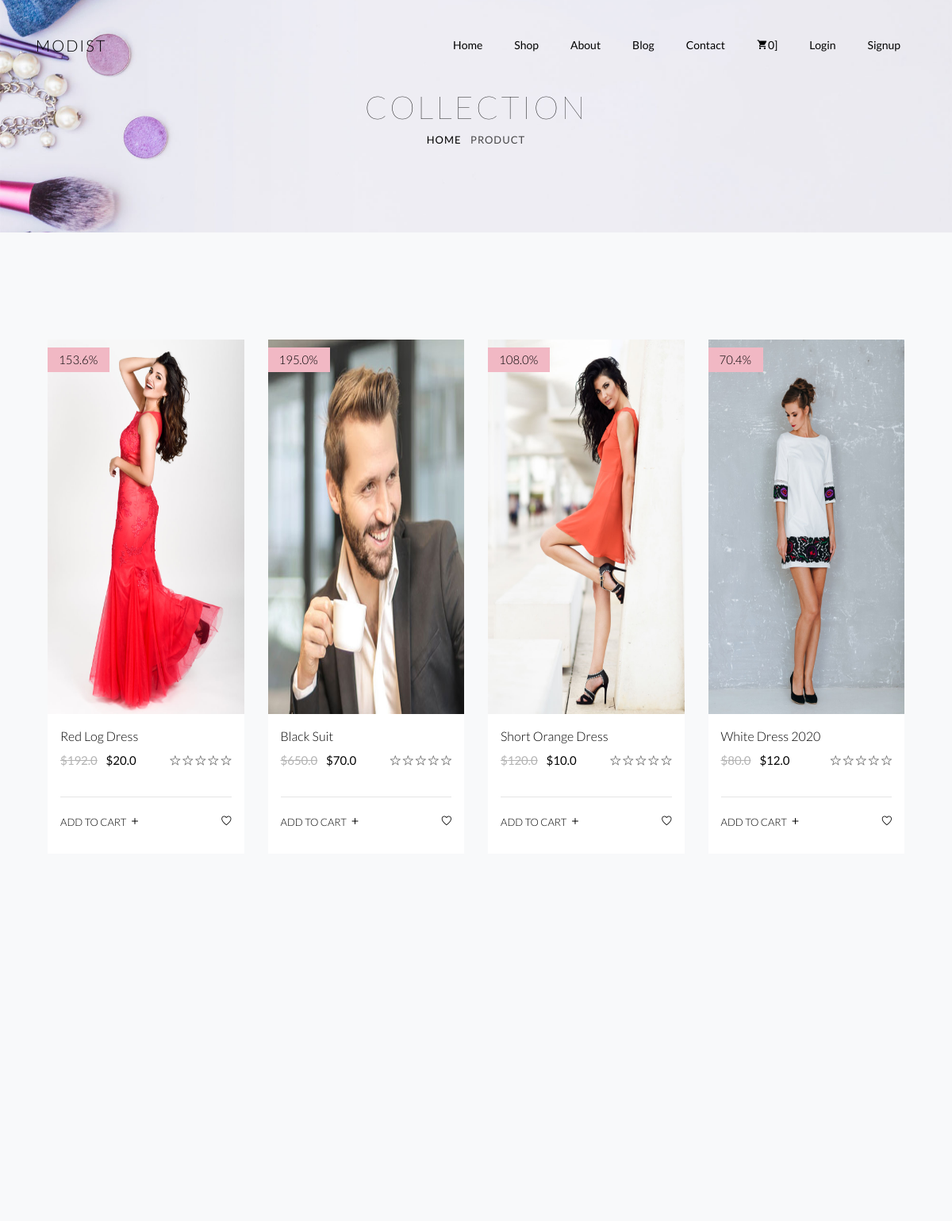
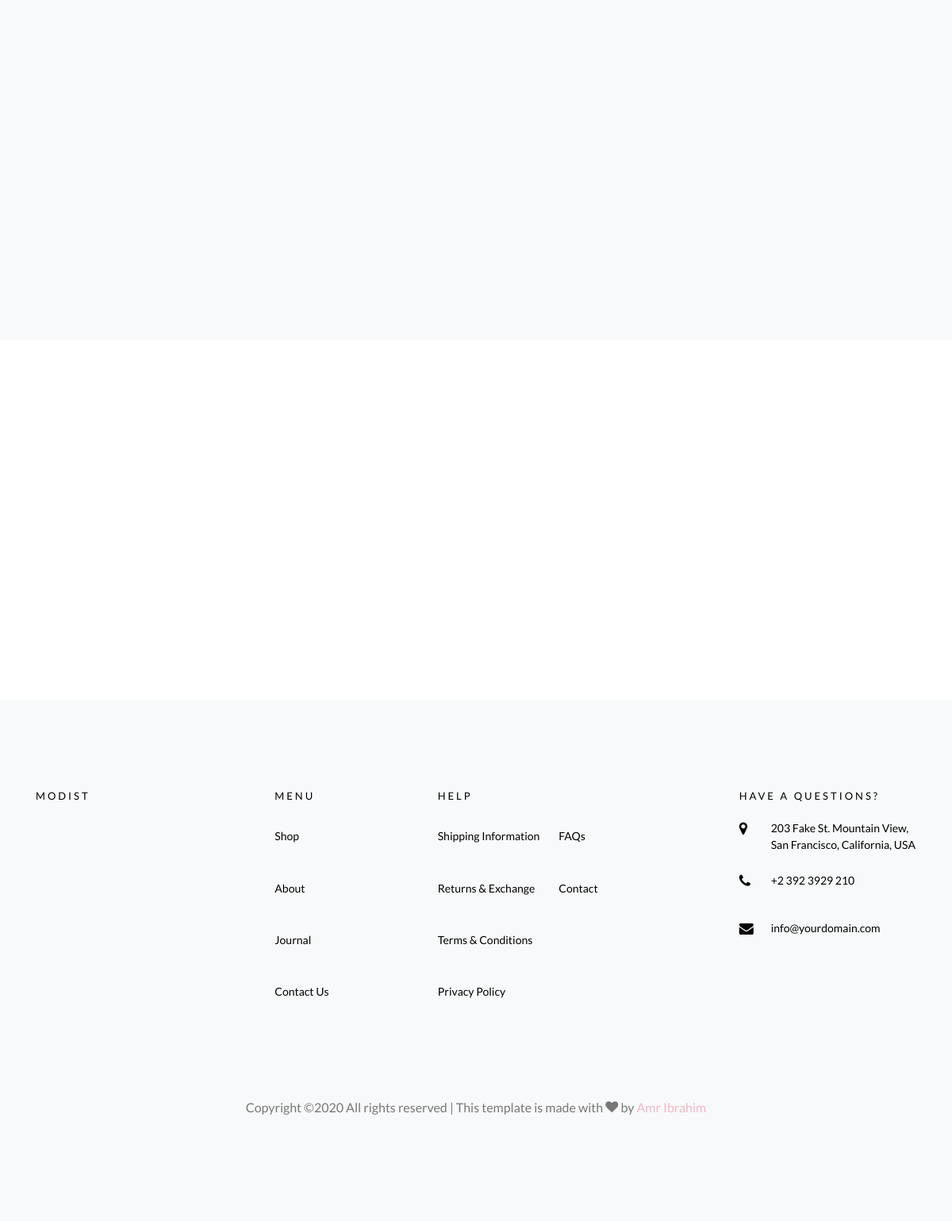
The app's page /shop/ with its own data (2 pictures, top to bottom).
### products/models.py (models this page shows, shortened)
class Product(models.Model):
    title = models.CharField(max_length=150)
    description = models.TextField()
    price = models.FloatField()
    discount_price = models.FloatField(blank=True, null=True)
    image = models.ImageField(upload_to=product_directory_path)
    slug = models.SlugField(null=True, blank=True)
    timestamp = models.DateTimeField(auto_now_add=True)
    Updated = models.DateTimeField(auto_now=True)
    category = models.ManyToManyField(Category)
    sizes = models.ManyToManyField(ProductSizes)
    rating = models.IntegerField(validators=[MinValueValidator(1), MaxValueValidator(5)], null=True, blank=True)
    views = models.IntegerField(default=0)
    purchasing = models.IntegerField(default=0)
    def get_absolute_url(self):
        return reverse("product", kwargs={'slug': self.slug})
    def add_to_cart(self):
        return reverse("cart:add-to-cart", kwargs={'slug': self.slug})
    def get_descount_prec(self):
        return self.price - (self.price * self.discount_price / 100)

### products/views.py (the view)
# urls.py: path('shop/', Shop.as_view(), name='shop'),
class Shop(ListView):
    model = Product
    paginate_by = 8
    template_name = "shop.html"
    context_object_name = "products"

### orders/templatetags/cart_template_tags.py (called while the page is built)
@register.filter
def cart_item_count(user):
    if user.is_authenticated:
        qs = Order.objects.filter(user__email=user.email, ordered=False)
        if qs.exists():
            return qs[0].items.count()
    return 0

### templates/shop.html (shortened to what this page needs)
{% extends 'base.html' %}
{% block body %}
<div class="hero-wrap hero-bread" style="background-image: url('images/bg_6.jpg');">
      <div class="container">
        <div class="row no-gutters slider-text align-items-center justify-content-center">
          <div class="col-md-9 ftco-animate text-center">
            <h1 class="mb-0 bread">Collection</h1>
            <p class="breadcrumbs"><span class="mr-2"><a href="/">Home</a></span> <span>Product</span></p>
          </div>
        </div>
      </div>
    </div>
		<section class="ftco-section bg-light">
    	<div class="container-fluid">
    		<div class="row">
				{% for product in products %}
    			<div class="col-sm col-md-6 col-lg-3 ftco-animate">
    				<div class="product">
    					<a href="{{ product.get_absolute_url }}" class="img-prod"><img class="img-fluid" src="{{ product.image.url }}" alt="Colorlib Template">
							{% if product.discount_price %}
							<span class="status">{{product.get_descount_prec}}%</span>
							{% endif %}
    					</a>
    					<div class="text py-3 px-3">
    						<h3><a href="{{ product.get_absolute_url }}">{{ product.title }}</a></h3>
    						<div class="d-flex">
    							<div class="pricing">
									<p class="price">
										{% if product.discount_price %}
										<span class="mr-2 price-dc">${{product.price}}</span>
										<span class="price-sale">${{product.discount_price}}</span>
										{% else %}
										<span class="mr-2 price-sale">${{product.price}}</span>
										{% endif %}
									</p>
		    					</div>
		    					<div class="rating">
	    							<p class="text-right">
	    								<span class="ion-ios-star-outline"></span>
	    								<span class="ion-ios-star-outline"></span>
	    								<span class="ion-ios-star-outline"></span>
	    								<span class="ion-ios-star-outline"></span>
	    								<span class="ion-ios-star-outline"></span>
	    							</p>
	    						</div>
	    					</div>
	    					<hr>
    						<p class="bottom-area d-flex">
    							<a href="{{ product.add_to_cart }}" class="add-to-cart"><span>Add to cart <i class="ion-ios-add ml-1"></i></span></a>
    							<a href="#" class="ml-auto"><span><i class="ion-ios-heart-empty"></i></span></a>
    						</p>
    					</div>
    				</div>
    			</div>
    			{% endfor %}
    		</div>
    		<div class="row mt-5">
          <div class="col text-center">
          </div>
        </div>
    	</div>
    </section>
		<section class="ftco-section-parallax">
      <div class="parallax-img d-flex align-items-center">
        <div class="container">
          <div class="row d-flex justify-content-center py-5">
          </div>
        </div>
      </div>
    </section>
{% endblock %}

### templates/base.html (shortened to what this page needs)
{% load static %}
<!DOCTYPE html>
<html lang="en">
  <head>
    {% include 'head.html' %}
  </head>
  <body>
    {% include 'navbar.html' %}
    {% block body %}
    {% endblock body %}
    {% include 'footer.html' %}
  </body>
</html>

### templates/head.html (shortened to what this page needs)
{% load static %}
<link rel="stylesheet" href="{% static 'css/animate.css' %}" />
<link rel="stylesheet" href="{% static 'css/open-iconic-bootstrap.min.css' %}" />
<link rel="stylesheet" href="{% static 'css/owl.carousel.min.css' %}" />
<link rel="stylesheet" href="{% static 'css/owl.theme.default.min.css' %}" />
<link rel="stylesheet" href="{% static 'css/magnific-popup.css' %}" />
<link rel="stylesheet" href="{% static 'css/aos.css' %}" />
<link rel="stylesheet" href="{% static 'css/ionicons.min.css' %}" />
<link rel="stylesheet" href="{% static 'css/bootstrap-datepicker.css' %}" />
<link rel="stylesheet" href="{% static 'css/jquery.timepicker.css' %}" />
<link rel="stylesheet" href="{% static 'css/flaticon.css' %}" />
<link rel="stylesheet" href="{% static 'css/icomoon.css' %}" />
<link rel="stylesheet" href="{% static 'css/style.css' %}" />

### templates/navbar.html (shortened to what this page needs)
{% load cart_template_tags %}
<nav class="navbar navbar-expand-lg navbar-dark ftco_navbar bg-dark ftco-navbar-light" id="ftco-navbar">
  <div class="container">
    <a class="navbar-brand" href="{% url 'index' %}">Modist</a>
    <div class="collapse navbar-collapse" id="ftco-nav">
      <ul class="navbar-nav ml-auto">
        <li class="nav-item active"><a href="{% url 'index' %}" class="nav-link">Home</a></li>
        <li class="nav-item"><a href="{% url 'shop' %}" class="nav-link">Shop</a></li>
        <li class="nav-item"><a href="{% url 'about' %}" class="nav-link">About</a></li>
        <li class="nav-item"><a href="{% url 'blog:index' %}" class="nav-link">Blog</a></li>
        <li class="nav-item"><a href="{% url 'contact' %}" class="nav-link">Contact</a></li>
        <li class="nav-item cta cta-colored"><a href="{% url 'cart:index' %}" class="nav-link"><span
              class="icon-shopping_cart"></span>{{ request.user|cart_item_count }}]</a></li>
        {% if request.user.is_authenticated %}
        <li class="nav-item dropdown">
          <a class="nav-link dropdown-toggle" href="#" id="dropdown04" data-toggle="dropdown" aria-haspopup="true"
            aria-expanded="false">{{request.user.get_full_name}}</a>
          <div class="dropdown-menu" aria-labelledby="dropdown04">
            <a class="dropdown-item" href="{% url 'profile' %}">Profile</a>
            <a class="dropdown-item" href="{% url 'cart:index' %}">Cart</a>
            <a class="dropdown-item" href="{% url 'checkout:index' %}">Checkout</a>
            <a class="dropdown-item" href="{% url 'logout_redirect' %}">Logout</a>
          </div>
        </li>
        {% else %}
        <li class="nav-item"><a href="{% url 'login_view' %}" class="nav-link">Login</a></li>
        <li class="nav-item"><a href="{% url 'signup_view' %}" class="nav-link">Signup</a></li>
        {% endif %}
      </ul>
    </div>
  </div>
</nav>

### templates/footer.html (shortened to what this page needs)
{% load static %}
<footer class="ftco-footer bg-light ftco-section">
    <div class="container">
      <div class="row mb-5">
        <div class="col-md">
          <div class="ftco-footer-widget mb-4">
            <h2 class="ftco-heading-2">Modist</h2>
            <ul class="ftco-footer-social list-unstyled float-md-left float-lft mt-5">
            </ul>
          </div>
        </div>
        <div class="col-md">
          <div class="ftco-footer-widget mb-4 ml-md-5">
            <h2 class="ftco-heading-2">Menu</h2>
            <ul class="list-unstyled">
              <li><a href="{% url 'shop' %}" class="py-2 d-block">Shop</a></li>
              <li><a href="{% url 'about' %}" class="py-2 d-block">About</a></li>
              <li><a href="#" class="py-2 d-block">Journal</a></li>
              <li><a href="{% url 'contact' %}" class="py-2 d-block">Contact Us</a></li>
            </ul>
          </div>
        </div>
        <div class="col-md-4">
           <div class="ftco-footer-widget mb-4">
            <h2 class="ftco-heading-2">Help</h2>
            <div class="d-flex">
                <ul class="list-unstyled mr-l-5 pr-l-3 mr-4">
                  <li><a href="#" class="py-2 d-block">Shipping Information</a></li>
                  <li><a href="#" class="py-2 d-block">Returns &amp; Exchange</a></li>
                  <li><a href="#" class="py-2 d-block">Terms &amp; Conditions</a></li>
                  <li><a href="#" class="py-2 d-block">Privacy Policy</a></li>
                </ul>
                <ul class="list-unstyled">
                  <li><a href="#" class="py-2 d-block">FAQs</a></li>
                  <li><a href="#" class="py-2 d-block">Contact</a></li>
                </ul>
              </div>
          </div>
        </div>
        <div class="col-md">
          <div class="ftco-footer-widget mb-4">
              <h2 class="ftco-heading-2">Have a Questions?</h2>
              <div class="block-23 mb-3">
                <ul>
                  <li><span class="icon icon-map-marker"></span><span class="text">203 Fake St. Mountain View, San Francisco, California, USA</span></li>
                  <li><a href="#"><span class="icon icon-phone"></span><span class="text">+2 392 3929 210</span></a></li>
                  <li><a href="#"><span class="icon icon-envelope"></span><span class="text">info@yourdomain.com</span></a></li>
                </ul>
              </div>
          </div>
        </div>
      </div>
      <div class="row">
        <div class="col-md-12 text-center">
          <p>
                        Copyright &copy;<script>document.write(new Date().getFullYear());</script> All rights reserved | This template is made with <i class="icon-heart color-danger" aria-hidden="true"></i> by <a href="mail:amrebrahem226@gmail.com" target="_blank">Amr Ibrahim</a>
                      </p>
        </div>
      </div>
    </div>
  </footer>

### static_my_proj/css/icomoon.css (style rules this page uses)
[class^="icon-"], [class*=" icon-"] { font-family: 'icomoon' !important; speak: none; font-style: normal; font-weight: normal; font-variant: normal; text-transform: none; line-height: 1; -webkit-font-smoothing: antialiased; -moz-osx-font-smoothing: grayscale; }
.icon-heart:before { content: "\f004"; }
.icon-map-marker:before { content: "\f041"; }
.icon-phone:before { content: "\f095"; }
.icon-envelope:before { content: "\f0e0"; }
.icon-shopping_cart:before { content: "\e8cc"; }

### records on screen
Product: image (picture), get_descount_prec "153.6", title "Red Log Dress", price "192.0", discount_price "20.0"
Product: image (picture), get_descount_prec "195.0", title "Black Suit", price "650.0", discount_price "70.0"
Product: image (picture), get_descount_prec "108.0", title "Short Orange Dress", price "120.0", discount_price "10.0"
Product: image (picture), get_descount_prec "70.4", title "White Dress 2020", price "80.0", discount_price "12.0"

### other values on screen
{{ request.user|cart_item_count }} "0"
